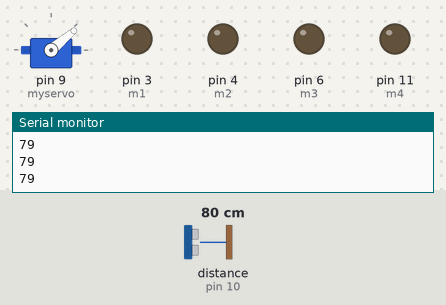
This sketch was run on a simulated Arduino Uno, built with avr-gcc and run on an emulated ATmega328P. Shown: servo, output pins drawn as LEDs (lit = HIGH), the last lines printed to the serial monitor. Wiring (inferred from the names in the program): ultrasonic range finder: trigger pin 8; echo pin 10. The inputs (shaded band) are chosen by the test bench; at power-on: distance to the obstacle (sensor on pin 10) 80 cm. The echo pulse lasts 58.3 µs per cm; pins used as bus, display or sensor lines are not drawn.

Above: at 4.2 s.
4.3 s: distance to the obstacle (sensor on pin 10) set to 2 cm
At 5.7 s:
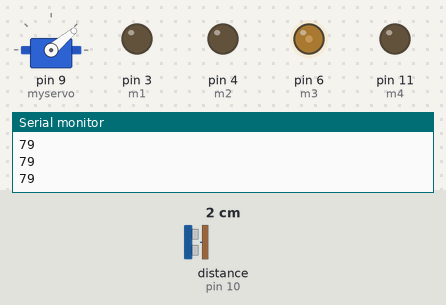
7.3 s: distance to the obstacle (sensor on pin 10) set to 120 cm
At 8.98 s:
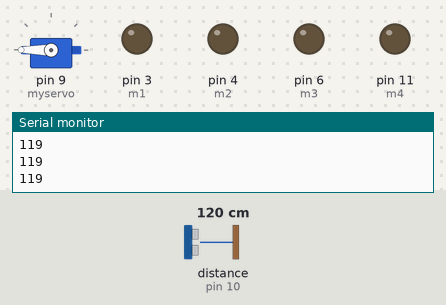
Timing chart, 0 to 16.3 s (numbered marks = the images above; inputs shaded):
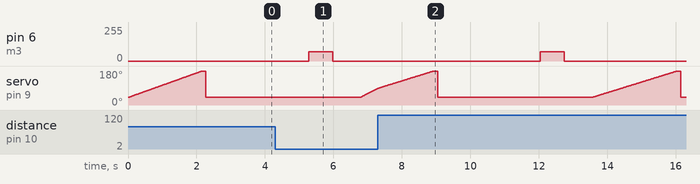

Measured:
- by itself, servo on pin 9 (myservo): ramps from 40° to 180° and jumps back, once every 7.1 s

The sketch:

sketch_jan23a.ino
```cpp
int trigpin=8;
int echopin=10;
long duration,distance;
int m1=3,m2=4,m3=6,m4=11;
int sml=10000;
int save;
int sped=70;
#include <Servo.h>
Servo myservo;
int dly=200;
int j,a,i=0;
int cnt=0;
int pos = 0;
void setup()
{
   myservo.attach(9);

  pinMode(m1,OUTPUT);
  pinMode(m2,OUTPUT);
  pinMode(m3,OUTPUT);
  pinMode(m4,OUTPUT);
  Serial.begin(9600);
  pinMode(trigpin,OUTPUT);
  pinMode(echopin,INPUT);

}

void loop()
{

  for (pos =40; pos <= 180; pos +=1)
  {
    myservo.write(pos);

     digitalWrite(trigpin,HIGH);
   delayMicroseconds(10);
   digitalWrite(trigpin,LOW);
   duration=pulseIn(echopin,HIGH);
   distance=(duration/2)/29.1;
   Serial.println(distance);
   delay(10);
   if(distance<sml)
   {
    sml=distance;
    save = pos;

   }

}
delay(100);
myservo.write(save);
delay(3000);
adj();

delay(400);
sml=100000;
}
void adj()
{
  for(i=0;i<10;i++)
  {
    if(save<110)
    {
      a=110-save;
 analogWrite(m1,LOW);

 analogWrite(m2,sped);

 analogWrite(m3,sped);

 analogWrite(m4,LOW);
delay(a);

    }

    else
 {
  a=save-110;

 analogWrite(m1,sped);
  digitalWrite(m2,LOW);
  digitalWrite(m3,LOW);

 analogWrite(m4,sped);
delay(a+1);
digitalWrite(m1,0);
  digitalWrite(m2,LOW);
  digitalWrite(m3,LOW);
  digitalWrite(m4,0);

    }
  }
digitalWrite(m1,0);
  digitalWrite(m2,LOW);
  digitalWrite(m3,LOW);
  digitalWrite(m4,0);

delay(400);
}
```
